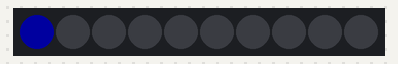
Bench run of a sketch on a simulated ESP32. Shown: 10 RGB LEDs in strip order, left to right. Dim RGB values are drawn brighter than linear.

Above: at 0.1 s.
At 0.5 s:
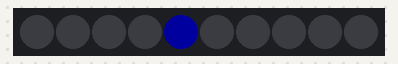
At 1.05 s:
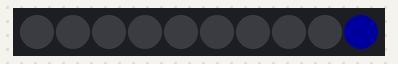

The sketch:

neopixel_test.ino
```cpp
#include <Adafruit_NeoPixel.h>

static const uint8_t led_pin = 27;
static const uint16_t led_count = 10;

Adafruit_NeoPixel strip(led_count, led_pin, NEO_GRB + NEO_KHZ800);

void setup() {
  strip.begin();
  strip.setBrightness(32);
  strip.show();
}

void loop() {
  for (uint16_t i = 0; i < led_count; i++) {
    strip.clear();
    strip.setPixelColor(i, strip.Color(0, 0, 255));
    strip.show();
    delay(100);
  }
}
```

Measured:
- by itself, everything shown: repeats every 1.0 s, in 5 steps
